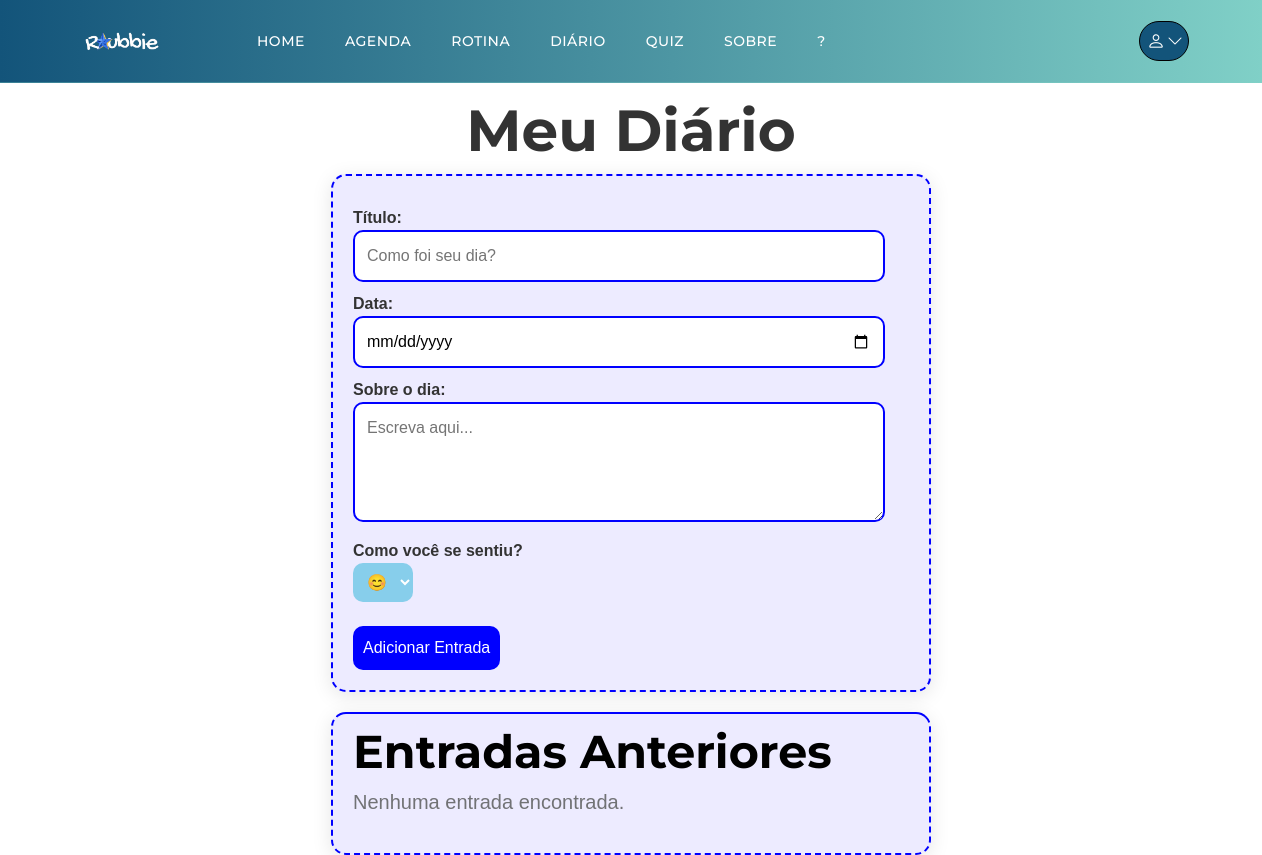
Page /diario.php on the earlier database version.
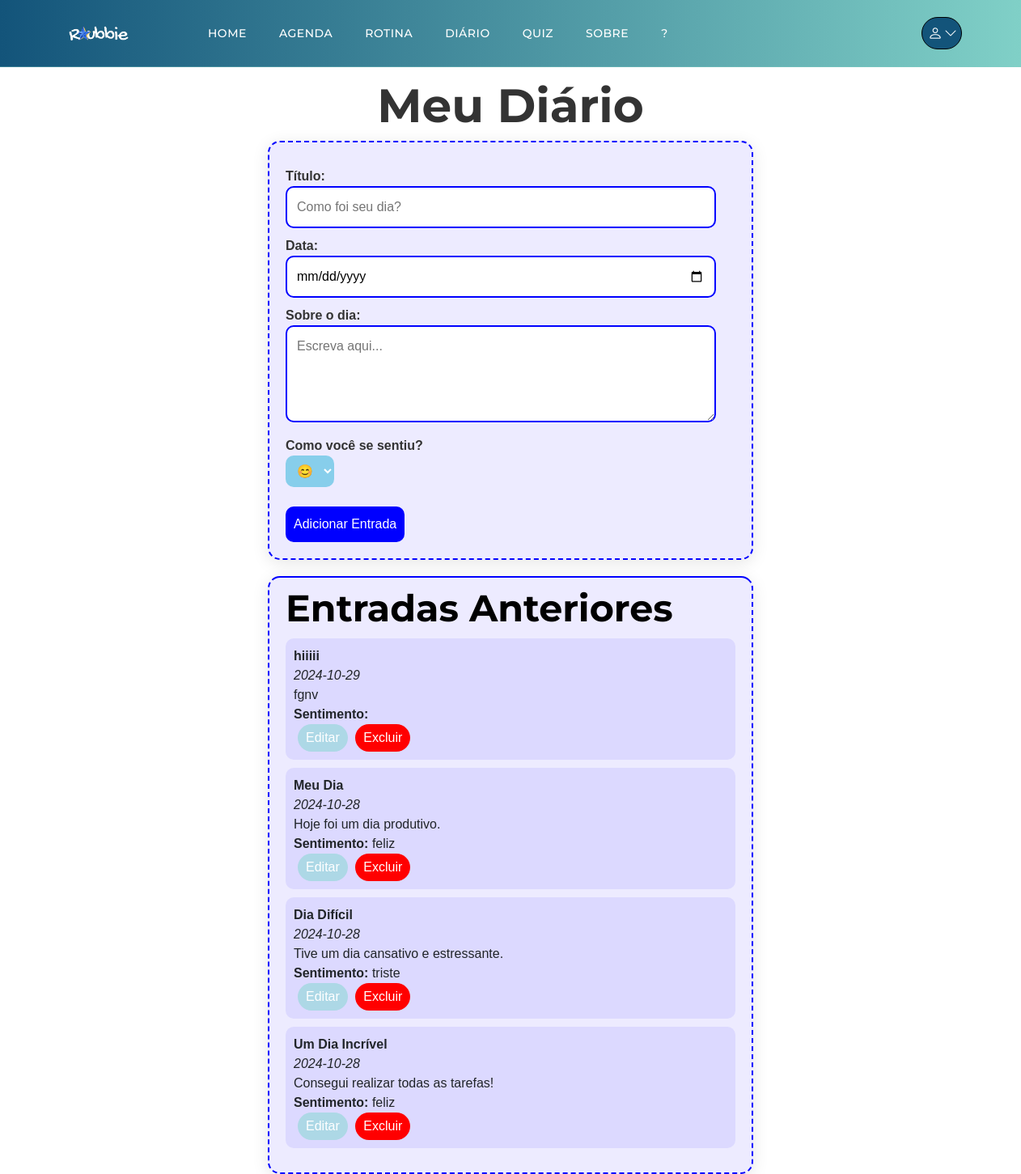
Same page on the later database version.
### tables this page shows
CREATE TABLE `diario` (
  `id` int(11) NOT NULL,
  `titulo` varchar(255) NOT NULL,
  `data` date NOT NULL,
  `conteudo` text NOT NULL,
  `sentimento` enum('feliz','triste','neutro','ansioso') DEFAULT NULL,
  `created_at` timestamp NOT NULL DEFAULT current_timestamp(),
  `user_id` int(11) NOT NULL,
  `nova_coluna` varchar(255) DEFAULT NULL
);

### diario.php (the view, shortened to what this page needs)
<?php
include 'includes/db_connection.php';
function fetchEntries($conn) {
    $sql = "SELECT * FROM diario ORDER BY data DESC";
    return $conn->query($sql);
}
$entries = fetchEntries($conn);
?>
<!DOCTYPE html>
<html lang="pt-BR">
<head>
</head>
<body>
<?php include $_SERVER['DOCUMENT_ROOT'] . '/roubbie/includes/header.php'; ?>
<br><br><br><br>
    <div class="container">
        <h1>Meu Diário</h1>
        <form action="" method="post">
            <label for="titulo">Título:</label>
            <input type="text" id="titulo" name="titulo" placeholder="Como foi seu dia?" required>
            <label for="data">Data:</label>
            <input type="date" id="data" name="data" required>
            <label for="conteudo">Sobre o dia:</label>
            <textarea id="conteudo" name="conteudo" placeholder="Escreva aqui..." required></textarea>
            <label>Como você se sentiu?</label><br>
            <select name="sentimento" id="sentimento" required>
                <option value="😊">😊</option>
            </select><br><br>
            <button type="submit" style="border-radius: 10px;">Adicionar Entrada</button>
        </form>
        <div class="entries" id="entries">
            <h2>Entradas Anteriores</h2>
            <?php if ($entries && $entries->num_rows > 0): ?>
                <?php while ($entry = $entries->fetch_assoc()): ?>
                    <div class="entry">
                        <strong><?= htmlspecialchars($entry['titulo']) ?></strong> <br>
                        <em><?= htmlspecialchars($entry['data']) ?></em> <br>
                        <?= htmlspecialchars($entry['conteudo']) ?> <br>
                        <strong>Sentimento:</strong> <?= htmlspecialchars($entry['sentimento']) ?> <br>
                        <button class="edit-button" onclick="editEntry(<?= $entry['id'] ?>, '<?= htmlspecialchars($entry['titulo']) ?>', '<?= htmlspecialchars($entry['data']) ?>', '<?= htmlspecialchars($entry['conteudo']) ?>', '<?= htmlspecialchars($entry['sentimento']) ?>')">Editar</button>
                        <a href="?delete=<?= $entry['id'] ?>" class="delete-button">Excluir</a>
                    </div>
                <?php endwhile; ?>
            <?php else: ?>
                <p>Nenhuma entrada encontrada.</p>
            <?php endif; ?>
        </div>
    </div>
</body>
</html>

### includes/header.php (shortened to what this page needs)
<!doctype html>
<html lang="pt-BR">
<head>
    <link href="css/bootstrap.min.css" rel="stylesheet">
    <link rel="stylesheet" href="https://cdnjs.cloudflare.com/ajax/libs/font-awesome/6.0.0-beta3/css/all.min.css">
    <link href="css/bootstrap-icons.css" rel="stylesheet">
    <link href="css/templatemo-topic-listing.css" rel="stylesheet">
</head>
<body id="top">
    <header>
        <nav class="navbar navbar-expand-lg navbar-light bg-light">
            <div class="container">
                <a class="navbar-brand" href="index.php">
                    <img src="img/logo/logo_branco.png" alt="Logo do Roubbie">
                </a>
                <div class="collapse navbar-collapse" id="navbarNav">
                    <ul class="navbar-nav ms-lg-5 me-lg-auto">
                        <li class="nav-item">
                            <a class="nav-link click" href="index.php">Home</a>
                        </li>
                        <li class="nav-item">
                            <a class="nav-link click" href="http://localhost/roubbie/projeto_fullcalendar_js_php-master/index.php">Agenda</a>
                        </li>
                        <li class="nav-item">
                            <a class="nav-link click" href="http://localhost/roubbie/projeto_fullcalendar_js_php-master/sisrot.php">Rotina</a>
                        </li>
                        <li class="nav-item">
                            <a class="nav-link click" href="diario.php"> Diário</a>
                        </li>
                        <li class="nav-item">
                            <a class="nav-link click" href="http://localhost/roubbie/quiz.php">Quiz</a>
                        </li>
                        <li class="nav-item">
                            <a class="nav-link click" href="sobre.php">Sobre</a>
                        </li>
                        <li class="nav-item">
                        <button id="startOnboarding"  class="nav-link click btn btn-outline-success" aria-label="Tutorial pra uso">?</button>
                        </li>
                    </ul>
                    <ul class="nav-menu">
                        <li class="nav-item dropdown">
                            <a  style="background-color: #13547a;"  class="nav-link dropdown-toggle navbar-icon bi-person" style="border: none;" href="#" id="navbarUserDropdownMenuLink" role="button" data-bs-toggle="dropdown" aria-expanded="false" aria-label="Menu do usuário"></a>
                        </li>
                    </ul>
                </div>
            </div>
        </nav>
    </header>
</body>
</html>

### css/templatemo-topic-listing.css (style rules this page uses)
.btn { display: inline-block; font-family: 'Montserrat', sans-serif; font-weight: 600; padding: 10px 20px; border-radius: 5px; border: none; cursor: pointer; transition: background-color 0.3s, transform 0.2s; text-align: center; text-decoration: none; color: var(--dark-color); }
:root { --white-color: #ffffff; --primary-color: #13547a; --secondary-color: #80d0c7; --section-bg-color: #f0f8ff; --custom-btn-bg-color: #80d0c7; --custom-btn-bg-hover-color: #13547a; --dark-color: #000000; --p-color: #717275; --border-color: #7fffd4; --link-hover-color: #13547a; --body-font-family: 'Open Sans', sans-serif; --title-font-family: 'Montserrat', sans-serif; --h1-font-size: 58px; --h2-font-size: 46px; --h3-font-size: 32px; --h4-font-size: 28px; --h5-font-size: 24px; --h6-font-size: 22px; --p-font-size: 20px; --menu-font-size: 14px; --btn-font-size: 18px; --copyright-font-size: 16px; --border-radius-large: 100px; --border-radius-medium: 20px; --border-radius-small: 10px; --font-weight-normal: 400; --font-weight-medium: 500; --font-weight-semibold: 600; --font-weight-bold: 700; }
body { background-color: var(--white-color); font-family: var(--body-font-family); }
html, body { height: 100%; margin: 0; padding: 0; }
body { display: flex; flex-direction: column; min-height: 100vh; }
h2, h3, h4, h5, h6 { color: var(--dark-color); }
h1, h2, h3, h4, h5, h6 { font-family: var(--title-font-family); font-weight: var(--font-weight-semibold); }
h1 { font-size: var(--h1-font-size); font-weight: var(--font-weight-bold); }
h2 { font-size: var(--h2-font-size); font-weight: var(--font-weight-bold); }
ul li { color: var(--p-color); font-size: var(--p-font-size); font-weight: var(--font-weight-normal); }
a, button { touch-action: manipulation; transition: all 0.3s; }
a { display: inline-block; color: var(--primary-color); text-decoration: none; }
b, strong { font-weight: var(--font-weight-bold); }
.navbar { background: transparent; border-bottom: 1px solid rgba(128, 208, 199, 0.35); z-index: 9; }
.navbar-brand, .navbar-brand:hover { font-size: var(--h3-font-size); font-weight: var(--font-weight-bold); display: block; }
.navbar-expand-lg .navbar-nav .nav-link { border-radius: var(--border-radius-large); margin: 10px; padding: 10px; }
.navbar-nav .nav-link { display: inline-block; color: var(--white-color); font-family: var(--title-font-family); font-size: var(--menu-font-size); font-weight: var(--font-weight-medium); text-transform: uppercase; letter-spacing: 0.5px; position: relative; padding-top: 15px; padding-bottom: 15px; }
.navbar-nav .nav-link.active, .navbar-nav .nav-link:hover { color: var(--primary-color); }
.navbar .dropdown-toggle::after { content: "\f282"; display: inline-block; font-family: bootstrap-icons !important; font-size: var(--copyright-font-size); font-style: normal; font-weight: normal !important; font-variant: normal; text-transform: none; line-height: 1; vertical-align: -.125em; -webkit-font-smoothing: antialiased; -moz-osx-font-smoothing: grayscale; position: relative; left: 2px; border: 0; }
.navbar-icon { background: var(--white-color); border-radius: var(--border-radius-large); display: inline-block; font-size: var(--h5-font-size); width: 40px; height: 40px; line-height: 40px; text-align: center; transition: all 0.3s ease; }
.nav-menu { list-style-type: none; padding: 0; margin: 0; }
.nav-menu .nav-item { margin: 0; }
.nav-menu .nav-link { font-size: 18px; }
.navbar-icon { display: inline-flex; align-items: center; justify-content: center; width: 50px; height: 40px; border-radius: 30px; border: 1px solid black; font-size: 18px; text-align: center; }
p { color: var(--p-color); font-size: var(--p-font-size); font-weight: var(--font-weight-normal); }

### includes/header.php (style rules this page uses)
.navbar { background: linear-gradient(to right, #13547a, #80d0c7); margin-top: auto; }
.navbar-brand img { width: 100px; }
.nav-link { color: white !important; }
.navbar-collapse { display: none; }

Differences in the rows shown:
added diario: titulo "hiiiii", data "2024-10-29", conteudo "fgnv"
added diario: titulo "Meu Dia", data "2024-10-28", conteudo "Hoje foi um dia produtivo.", sentimento "feliz"
added diario: titulo "Dia Difícil", data "2024-10-28", conteudo "Tive um dia cansativo e estressante.", sentimento "triste"
added diario: titulo "Um Dia Incrível", data "2024-10-28", conteudo "Consegui realizar todas as tarefas!", sentimento "feliz"
Other differences:
text no longer shown: "Nenhuma entrada encontrada."
